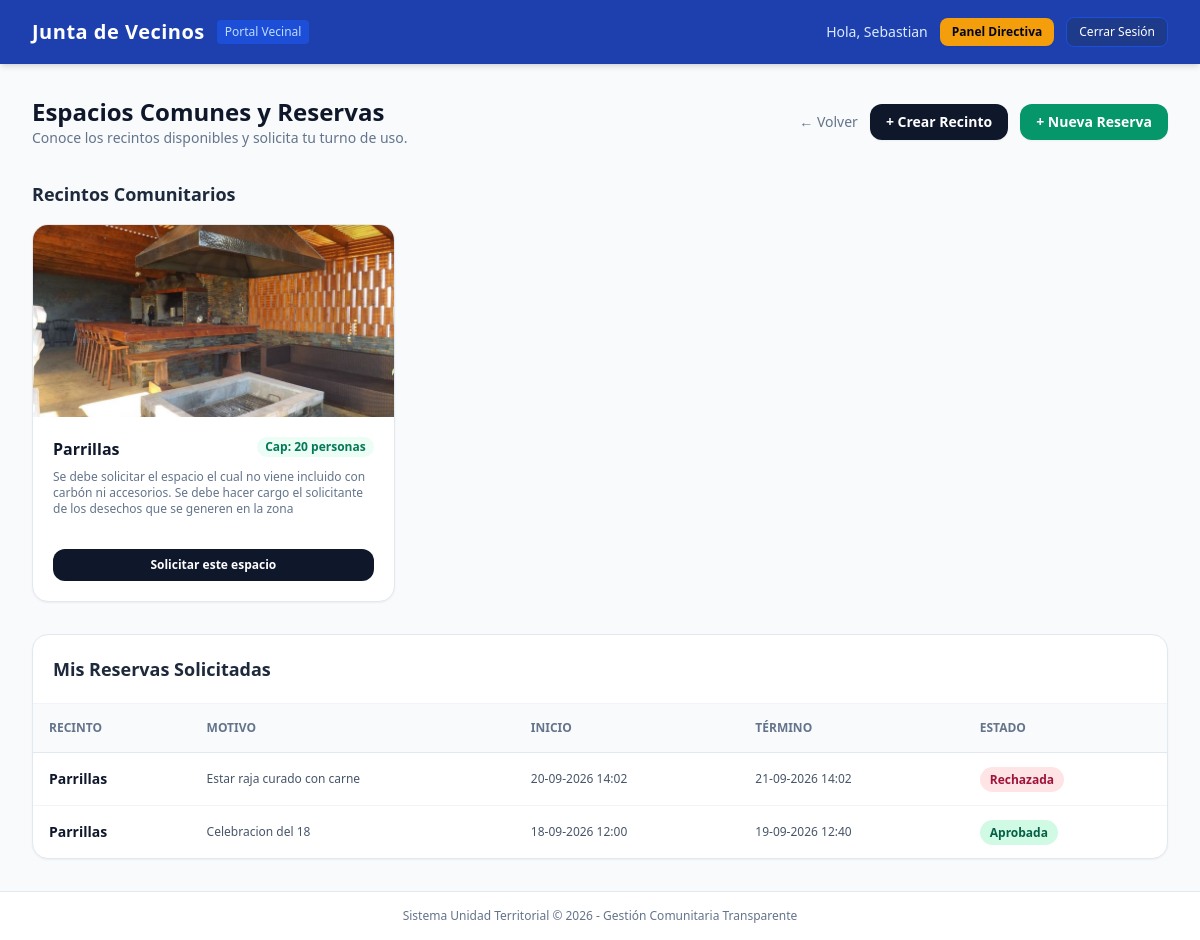
Screenshot of /espacios/ (signed in) with the database file from the repository.
### residents/models.py (models this page shows, shortened)
class Resident(AbstractUser):
    class RoleChoices(models.TextChoices):
        VECINO = 'VECINO', 'Vecino'
        DIRECTIVA = 'DIRECTIVA', 'Directiva'
        ADMIN = 'ADMIN', 'Administrador'
    class StatusChoices(models.TextChoices):
        PENDIENTE = 'PENDIENTE', 'Pendiente de Validación'
        ACTIVO = 'ACTIVO', 'Activo'
        RECHAZADO = 'RECHAZADO', 'Rechazado'
    rut = models.CharField(max_length=12, unique=True, verbose_name="RUT")
    phone = models.CharField(max_length=15, blank=True, null=True, verbose_name="Teléfono")
    address = models.CharField(max_length=255, verbose_name="Dirección / Pasaje")
    birth_date = models.DateField(blank=True, null=True, verbose_name="Fecha de Nacimiento")
    role = models.CharField(max_length=15, choices=RoleChoices.choices, default=RoleChoices.VECINO)
    status = models.CharField(max_length=15, choices=StatusChoices.choices, default=StatusChoices.PENDIENTE)
    USERNAME_FIELD = 'rut'
    REQUIRED_FIELDS = ['username', 'email', 'first_name', 'last_name']
    class Meta:
        verbose_name = "Residente"
        verbose_name_plural = "Residentes"

### spaces/models.py (models this page shows, shortened)
class CommunitySpace(models.Model):
    name = models.CharField(max_length=100, verbose_name="Nombre del Espacio")
    description = models.TextField(blank=True, verbose_name="Descripción y Normas de Uso")
    capacity = models.PositiveIntegerField(verbose_name="Capacidad Máxima (personas)")
    image = models.ImageField(
        upload_to='spaces/%Y/%m/',
        blank=True,
        null=True,
        verbose_name="Fotografía del Espacio"
    )
    is_active = models.BooleanField(default=True, verbose_name="Habilitado para Reservas")
    created_at = models.DateTimeField(default=timezone.now, verbose_name="Fecha de Creación")
    class Meta:
        verbose_name = "Espacio Comunitario"
        verbose_name_plural = "Espacios Comunitarios"

class SpaceReservation(models.Model):
    class StatusChoices(models.TextChoices):
        PENDIENTE = 'PENDIENTE', 'Pendiente de Aprobación'
        APROBADO = 'APROBADO', 'Aprobada'
        RECHAZADO = 'RECHAZADO', 'Rechazada'
        CANCELADA = 'CANCELADA', 'Cancelada por el Residente'
    space = models.ForeignKey(
        CommunitySpace,
        on_delete=models.CASCADE,
        related_name='reservations',
        verbose_name="Espacio Solicitado"
    )
    resident = models.ForeignKey(
        settings.AUTH_USER_MODEL,
        on_delete=models.CASCADE,
        related_name='reservations',
        verbose_name="Residente Solicitante"
    )
    purpose = models.CharField(
        max_length=200,
        default="Uso general",
        verbose_name="Motivo de la Reserva"
    )
    start_time = models.DateTimeField(verbose_name="Fecha y Hora de Inicio")
    end_time = models.DateTimeField(verbose_name="Fecha y Hora de Término")
    status = models.CharField(
        max_length=15,
        choices=StatusChoices.choices,
        default=StatusChoices.PENDIENTE,
        verbose_name="Estado de la Solicitud"
    )
    admin_notes = models.TextField(
        blank=True,
        null=True,
        verbose_name="Observaciones de la Directiva"
    )
    created_at = models.DateTimeField(default=timezone.now, verbose_name="Fecha de Solicitud")
    class Meta:
        verbose_name = "Reserva de Espacio"
        verbose_name_plural = "Reservas de Espacios"
        ordering = ['-start_time']

### spaces/views.py (the view)
# urls.py: path('', mis_reservas_view, name='mis_reservas'),
@login_required
def mis_reservas_view(request):
    reservas = SpaceReservation.objects.filter(resident=request.user).select_related('space')
    espacios = CommunitySpace.objects.filter(is_active=True)
    return render(request, 'spaces/mis_reservas.html', {
        'reservas': reservas,
        'espacios': espacios
    })

### templates/spaces/mis_reservas.html (shortened to what this page needs)
{% extends 'base/base.html' %}
{% block content %}
<div class="space-y-8">
    <div class="flex flex-col sm:flex-row justify-between items-start sm:items-center gap-4">
        <div>
            <h1 class="text-2xl font-bold text-slate-900">Espacios Comunes y Reservas</h1>
            <p class="text-sm text-slate-500">Conoce los recintos disponibles y solicita tu turno de uso.</p>
        </div>
        <div class="flex items-center space-x-3">
            <a href="{% url 'portal:dashboard' %}" class="text-sm font-medium text-slate-500 hover:text-slate-800">&larr; Volver</a>
            {% if user.is_staff or user.role == 'DIRECTIVA' %}
                <a href="{% url 'spaces:crear_espacio' %}" class="bg-slate-900 hover:bg-slate-800 text-white text-sm font-semibold px-4 py-2 rounded-xl shadow-sm transition">
                    + Crear Recinto
                </a>
            {% endif %}
            <a href="{% url 'spaces:solicitar' %}" class="bg-emerald-600 hover:bg-emerald-700 text-white text-sm font-semibold px-4 py-2 rounded-xl shadow-sm transition">
                + Nueva Reserva
            </a>
        </div>
    </div>
    <div>
        <h2 class="text-lg font-bold text-slate-800 mb-4">Recintos Comunitarios</h2>
        <div class="grid grid-cols-1 md:grid-cols-2 lg:grid-cols-3 gap-6">
            {% for sp in espacios %}
            <div class="bg-white rounded-2xl border border-slate-200 overflow-hidden shadow-sm flex flex-col justify-between hover:shadow-md transition">
                <div>
                    {% if sp.image %}
                        <img src="{{ sp.image.url }}" alt="{{ sp.name }}" class="w-full h-48 object-cover">
                    {% else %}
                        <div class="w-full h-48 bg-slate-100 flex items-center justify-center text-slate-400">
                            <span class="text-4xl">🏢</span>
                        </div>
                    {% endif %}
                    <div class="p-5">
                        <div class="flex justify-between items-start mb-2">
                            <h3 class="font-bold text-slate-900 text-base">{{ sp.name }}</h3>
                            <span class="text-xs bg-emerald-50 text-emerald-700 font-semibold px-2 py-0.5 rounded-full">
                                Cap: {{ sp.capacity }} personas
                            </span>
                        </div>
                        <p class="text-xs text-slate-500 line-clamp-3 mb-3">{{ sp.description|default:"Espacio habilitado para actividades sociales y recreativas vecinales." }}</p>
                    </div>
                </div>
                <div class="p-5 pt-0">
                    <a href="{% url 'spaces:solicitar' %}?space_id={{ sp.id }}" class="block w-full text-center bg-slate-900 hover:bg-slate-800 text-white text-xs font-semibold py-2 rounded-xl transition">
                        Solicitar este espacio
                    </a>
                </div>
            </div>
            {% endfor %}
        </div>
    </div>
    <div class="bg-white rounded-2xl border border-slate-200 shadow-sm overflow-hidden">
        <div class="p-5 border-b border-slate-100">
            <h2 class="text-lg font-bold text-slate-800">Mis Reservas Solicitadas</h2>
        </div>
        <div class="overflow-x-auto">
            <table class="w-full text-left text-sm text-slate-600">
                <thead class="bg-slate-50 border-b border-slate-200 text-xs font-semibold text-slate-500 uppercase">
                    <tr>
                        <th class="p-4">Recinto</th>
                        <th class="p-4">Motivo</th>
                        <th class="p-4">Inicio</th>
                        <th class="p-4">Término</th>
                        <th class="p-4">Estado</th>
                    </tr>
                </thead>
                <tbody class="divide-y divide-slate-100">
                    {% for r in reservas %}
                    <tr>
                        <td class="p-4 font-bold text-slate-900">{{ r.space.name }}</td>
                        <td class="p-4 text-xs">{{ r.purpose }}</td>
                        <td class="p-4 text-xs">{{ r.start_time|date:"d-m-Y H:i" }}</td>
                        <td class="p-4 text-xs">{{ r.end_time|date:"d-m-Y H:i" }}</td>
                        <td class="p-4">
                            {% if r.status == 'APROBADO' %}
                                <span class="px-2.5 py-1 text-xs font-semibold bg-emerald-100 text-emerald-800 rounded-full">Aprobada</span>
                            {% elif r.status == 'RECHAZADO' %}
                                <span class="px-2.5 py-1 text-xs font-semibold bg-rose-100 text-rose-800 rounded-full">Rechazada</span>
                            {% else %}
                                <span class="px-2.5 py-1 text-xs font-semibold bg-amber-100 text-amber-800 rounded-full">Pendiente de Aprobación</span>
                            {% endif %}
                        </td>
                    </tr>
                    {% empty %}
                    <tr>
                        <td colspan="5" class="p-6 text-center text-slate-400 text-sm">
                            No tienes ninguna reserva realizada hasta el momento.
                        </td>
                    </tr>
                    {% endfor %}
                </tbody>
            </table>
        </div>
    </div>
</div>
{% endblock %}

### templates/base/base.HTML (shortened to what this page needs)
<!DOCTYPE html>
<html lang="es">
<head>
    <script src="https://cdn.tailwindcss.com"></script>
</head>
<body class="bg-slate-50 text-slate-800 flex flex-col min-h-screen">
    <nav class="bg-blue-800 text-white shadow-md">
        <div class="max-w-7xl mx-auto px-4 sm:px-6 lg:px-8">
            <div class="flex justify-between items-center h-16">
                <div class="flex items-center space-x-3">
                    <a href="{% url 'portal:dashboard' %}" class="text-xl font-bold tracking-wide hover:text-blue-100 transition">
                        Junta de Vecinos
                    </a>
                    <span class="text-xs bg-blue-700 px-2 py-1 rounded text-blue-200">Portal Vecinal</span>
                </div>
                <div class="flex items-center space-x-3">
                    {% if user.is_authenticated %}
                        <span class="text-sm font-medium text-blue-100 hidden sm:inline">
                            Hola, {{ user.first_name|default:user.username }}
                        </span>
                        {% if user.is_staff or user.role == 'DIRECTIVA' %}
                            <a href="{% url 'portal:directiva_dashboard' %}" class="text-xs bg-amber-500 hover:bg-amber-600 text-slate-950 font-bold px-3 py-1.5 rounded-lg shadow-sm transition">
                                Panel Directiva
                            </a>
                        {% endif %}
                        <form method="post" action="{% url 'portal:logout' %}" class="inline">
                            <button type="submit" class="text-xs bg-blue-900 hover:bg-blue-950 px-3 py-1.5 rounded-lg transition border border-blue-700">
                                Cerrar Sesión
                            </button>
                        </form>
                    {% else %}
                        <a href="{% url 'portal:login' %}" class="text-sm bg-white text-blue-800 hover:bg-blue-50 font-semibold px-4 py-2 rounded-lg transition shadow-sm">
                            Iniciar Sesión
                        </a>
                    {% endif %}
                </div>
            </div>
        </div>
    </nav>
    <main class="flex-grow max-w-7xl w-full mx-auto px-4 sm:px-6 lg:px-8 py-8">
        {% block content %}{% endblock %}
    </main>
    <footer class="bg-white border-t border-slate-200 py-4 text-center text-xs text-slate-500">
        Sistema Unidad Territorial &copy; {% now "Y" %} - Gestión Comunitaria Transparente
    </footer>
</body>
</html>

### rows the page displays
Resident: first_name "Sebastian"
CommunitySpace: image (picture), name "Parrillas", capacity "20", description "Se debe solicitar el espacio el cual no viene incluido con carbón ni accesorios. Se debe hacer cargo el solicitante de los desechos que se generen en la zona"
SpaceReservation: space.name "Parrillas", purpose "Estar raja curado con carne", start_time "20-09-2026 14:02", end_time "21-09-2026 14:02", status "Rechazada"
SpaceReservation: space.name "Parrillas", purpose "Celebracion del 18", start_time "18-09-2026 12:00", end_time "19-09-2026 12:40", status "Aprobada"
